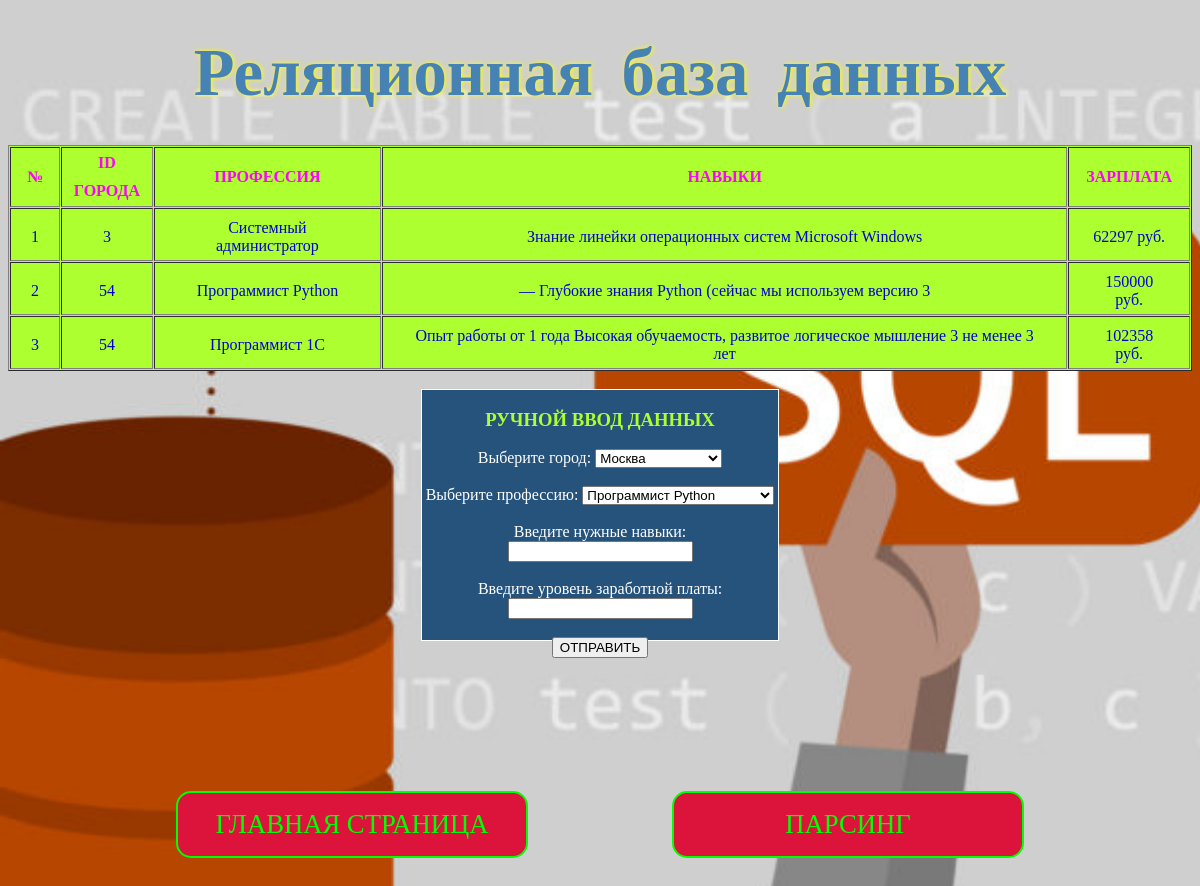
Screenshot of /sqlite.html with the database file from the repository.
### main.py (models this page shows, shortened)
class Search(db.Model):
    id = db.Column(db.Integer, primary_key=True)
    city = db.Column(db.String(1024), nullable=False)
    vac = db.Column(db.String(1024), nullable=False)
    text = db.Column(db.Text, nullable=False)
    salary = db.Column(db.Integer)

### main.py (the view)
@app.route('/sqlite.html', methods=['POST', 'GET'])
def sql():
    if request.method == "POST":
        city_id = request.form['city']
        vac = request.form['vac']
        skills = request.form['skills']
        salary = request.form['salary']
        search = Search(city=city_id, vac=vac, text=skills, salary=salary)
        try:
            db.session.add(search)
            db.commit()
            return render_template('sqlite.html')
        except:
            db.session.rollback()
            return 'Ошибка добавления в БД'
    else:
        all_str = Search.query.all()
        return render_template('sqlite.html', all_str=all_str)

### templates/sqlite.html (shortened to what this page needs)
<!DOCTYPE html>
<html lang="en">
<head>
    <link href="/static/css/sqlite.css" rel="stylesheet" type="text/css">
</head>
<body>
    <h1 class="title">Реляционная база данных</h1>
    <table class="table" align="center" border="1">
        <tr>
            <th class="th">№</th>
            <th class="th">ID ГОРОДА</th>
            <th class="th">ПРОФЕССИЯ</th>
            <th class="th">НАВЫКИ</th>
            <th class="th">ЗАРПЛАТА</th>
        </tr>
        {% for s in all_str %}
        <tr>
            <td class="td">{{s.id}}</td>
            <td class="td">{{s.city}}</td>
            <td class="td">{{s.vac}}</td>
            <td class="td">{{s.text}}</td>
            <td class="td">{{s.salary}} руб.</td>
        </tr>
        {% endfor %}
    </table>
    <br>
    <div class="rectangle text_center">
        <form action="/sqlite.html" method="post">
            <p class="title_form"><b>РУЧНОЙ ВВОД ДАННЫХ</b></p>
            <label>
                Выберите город:
            </label>
            <select name="city">
                <option value="1">Москва</option>
            </select>
            <br><br>
            <label>
                Выберите профессию:
            </label>
            <select class="sel" name="vac">
                <option value="Программист Python">Программист Python</option>
            </select>
            <br><br>
            Введите нужные навыки:
            <input type="text" name="skills">
            <br><br>
            Введите уровень заработной платы:
            <input type="text" name="salary">
            <br><br>
            <input class="search" type="submit" value="ОТПРАВИТЬ">
        </form>
    </div>
    <a href="/index.html" class="btn">ГЛАВНАЯ СТРАНИЦА</a>
    <a href="/parsing.html" class='btn'>ПАРСИНГ</a>
</body>
</html>

### static/css/sqlite.css (style rules this page uses)
body { background-image: url('/static/images/sql.jpg'); background-repeat: no-repeat; background-size: cover; text-align: center; }
.title { color: #4682B4; margin: 50px 40px; font-size: 50pt; text-shadow: 1px 0 5px #FFFF00; line-height: 45px; word-spacing: 12px; }
.btn { display: inline-block; width: 300px; margin: 150px 70px; background: #DC143C; color: #00FF00; padding: 1rem 1.5rem; text-decoration: none; font-family: Verdana, "Times New Roman", serif; font-size: 20pt; border-radius: 15px; border: 2px solid; }
.table { color: #0000CD; border-spacing: 1px; background: #ADFF2F; }
.th { line-height: 28px; color: #FF00FF; border-spacing: 1px; }
.td { padding-bottom: 5px; padding-top: 10px; padding-left: 20px; padding-right: 20px; }
.rectangle { width: 30%; height: 250px; border:1px solid; margin:auto; background: #25537b; }
.text_center { color: #ffffff; text-align: center; }
.title_form { font-family: ms linedraw, "Times New Roman", serif; font-size: 14pt; color: #ADFF2F; }

### rows the page displays
Search: id "1", city "3", vac "Системный администратор", text "Знание линейки операционных систем Microsoft Windows", salary "62297"
Search: id "2", city "54", vac "Программист Python", text "— Глубокие знания Python (сейчас мы используем версию 3", salary "150000"
Search: id "3", city "54", vac "Программист 1С", text "Опыт работы от 1 года Высокая обучаемость, развитое логическое мышление 3 не менее 3 лет", salary "102358"
